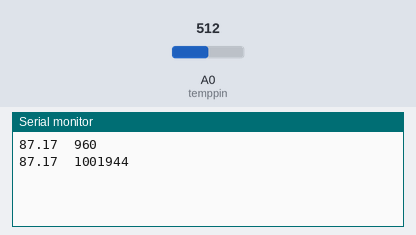
Recording of a sketch running on a simulated Arduino Uno, built with avr-gcc and run on an emulated ATmega328P. On the bench: the last lines printed to the serial monitor. The test bench sets the inputs (shaded band); at power-on: A0 (temppin) = 512.

Above: at 1.8 s.
1.9 s: A0 (temppin) set to 716
At 2.5 s:
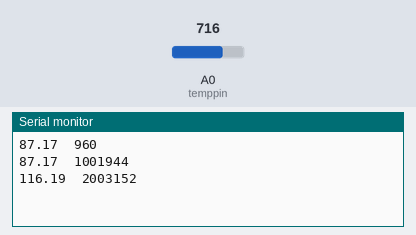
3.4 s: A0 (temppin) set to 900
At 4.8 s:
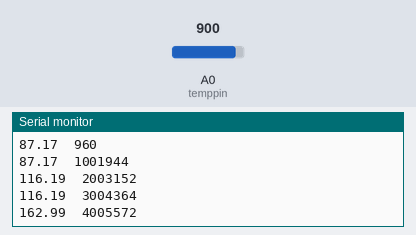
Timing chart, 0 to 6.4 s (numbered marks = the images above; inputs shaded):
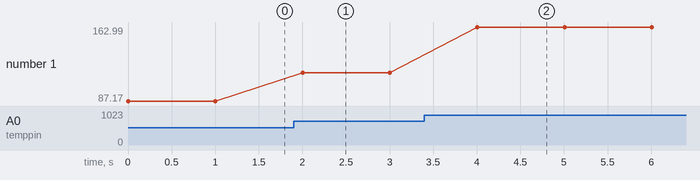

Measured:
- after the input at 1.9 s, the serial monitor: prints a new line after 0.10 s (image 1)
- after the input at 3.4 s, the serial monitor: prints a new line after 0.61 s (image 2)
- plotted number 1: 87.17 → 116.19 after the input at 1.9 s, 116.19 → 162.99 after the input at 3.4 s

The sketch:

01.TemperatureSensing.ino
```cpp
int temppin = A0;
unsigned long runMillis;
float tempF;
double thermoresist;

void setup() {
  Serial.begin(9600);
  pinMode(temppin, INPUT);
}

void loop() {
  int reading = analogRead(temppin);
  double thermoresist = 1000.0 * ((1024.0 / reading - 1));
  double logofthermoresist = log(thermoresist);
  double tempK = 1 / (0.001129148 + (0.000234125 + (0.0000000876741 * logofthermoresist * logofthermoresist)) * logofthermoresist);
  float tempC = tempK - 273.15;
  tempF = (tempC * 9.0)/5.0 + 32.0;

  Serial.print(tempC);
  Serial.print('\t');
  runMillis = micros();
  Serial.println(runMillis);

  delay(1000);
}
```
